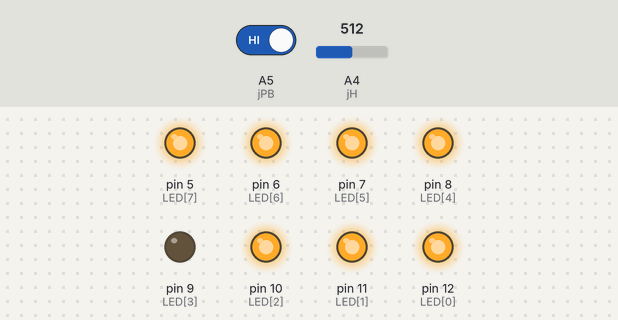
A sketch run on a simulated Arduino Uno, built with avr-gcc and run on an emulated ATmega328P. Parts: output pins drawn as LEDs (lit = HIGH). The test bench sets the inputs (shaded band); at power-on: A4 (jH) = 512, A5 (jPB) HIGH.

Above: at 1.2 s.
1.3 s: A4 (jH) set to 569
2.8 s: A4 (jH) set to 600
At 3.6 s:
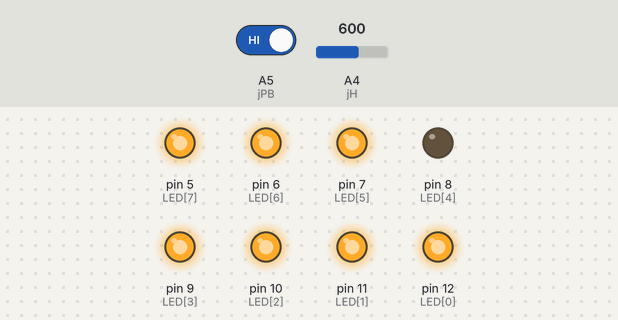
4.3 s: A5 (jPB) driven LOW
At 4.9 s:
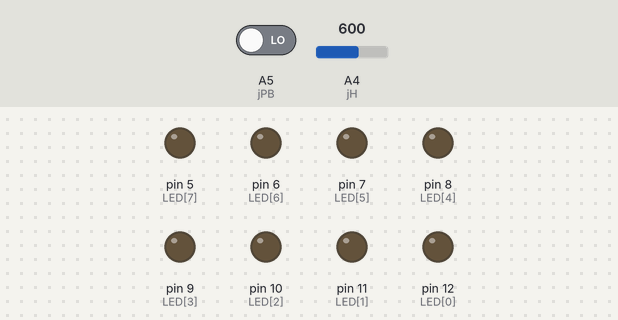
5.8 s: A5 (jPB) driven HIGH
At 7.0 s:
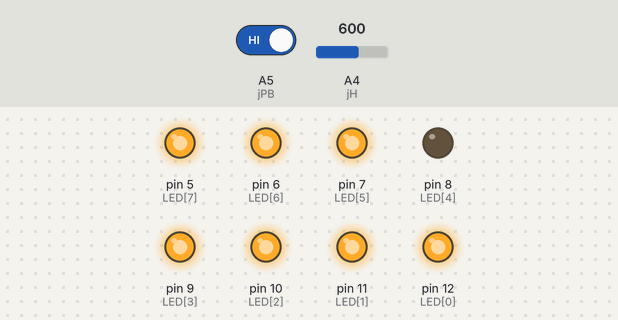
7.4 s: A4 (jH) set to 306
At 8.2 s:
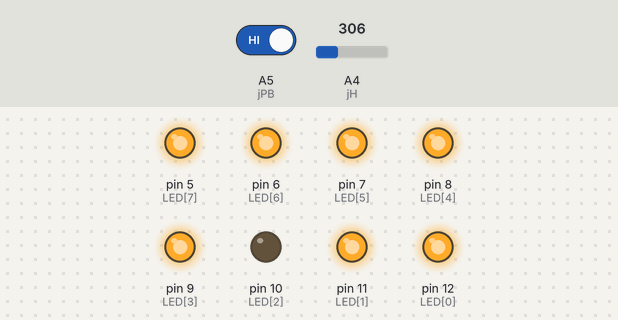
8.9 s: A4 (jH) set to 281
At 9.5 s:
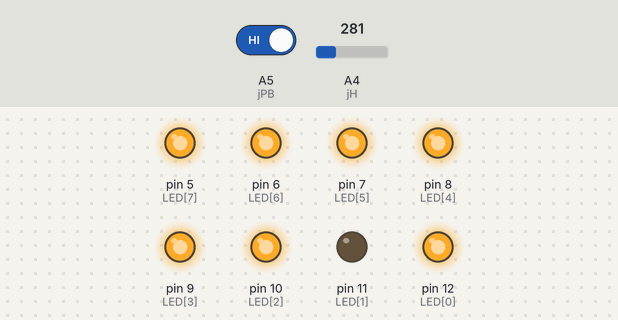
Timing chart, 0 to 11.4 s (numbered marks = the images above; inputs shaded):
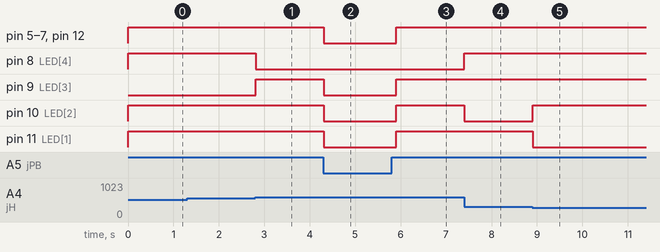

Measured:
- the behaviour switches between 584 and 585 on A4 (jH) (found by bisection; images 0 and 1)
- the behaviour switches between 293 and 292 on A4 (jH) (found by bisection; images 4 and 5)
- after the input at 2.8 s, pin 8 (LED[4]): HIGH → LOW at once; pin 9 (LED[3]): LOW → HIGH at once
- after the input at 4.3 s, pin 5 (LED[7]), pin 6 (LED[6]), pin 7 (LED[5]), pin 9 (LED[3]), pin 10 (LED[2]), pin 11 (LED[1]), pin 12 (LED[0]): HIGH → LOW at once
- after the input at 5.8 s, pin 5 (LED[7]), pin 6 (LED[6]), pin 7 (LED[5]), pin 9 (LED[3]), pin 10 (LED[2]), pin 11 (LED[1]), pin 12 (LED[0]): LOW → HIGH after 0.10 s
- after the input at 7.4 s, pin 8 (LED[4]): LOW → HIGH at once; pin 10 (LED[2]): HIGH → LOW at once
- after the input at 8.9 s, pin 10 (LED[2]): LOW → HIGH at once; pin 11 (LED[1]): HIGH → LOW at once

The sketch:

CH11_1.ino
```cpp
// ===== ch11_1.ino =====
// ===== 搖桿控制LED =====
const int LED[]={12,11,10,9, 8,7,6,5};  //宣告12~5腳連接LED[0]~LED[7]
const int jV=A3,jH=A4,jPB=A5;   //宣告A3~A5腳連接jV,jH與jPB信號
//jV不使用
const int ON=0,OFF=1;       //宣告低態動作信號
//初始設定
void setup() {
  for(int i=0;i<8;i++){
    pinMode(LED[i], OUTPUT);  //將LED[0]~LED[7]規畫為輸出埠
    digitalWrite(LED[i], OFF);    //將LED[0]~LED[7]初值設定為OFF
  }
}
//主程式
void loop() {
  int PB = digitalRead (jPB);       //讀取搖桿之按鈕
  if(!PB){            //若按下搖桿之按鈕
    while (!PB){           //搖桿之按鈕被按下
      for(int i=0;i<8;i++){
        digitalWrite(LED[i], ON); //將LED[0]~LED[7]設定為ON
      }
      PB = digitalRead (jPB);       //讀取搖桿之按鈕
    }
  }
  else {
    for(int i=0;i<8;i++){
      digitalWrite(LED[i], OFF); //將LED[0]~LED[7]設定為OFF
    }
  }
  int H = analogRead (jH);      //讀取搖桿之水平電位計
  H=map(H, 0,1023,0,7);         //轉換範圍
    digitalWrite(LED[H], ON);   //將LED[H]設定為ON
  delay(100);                   //暫停0.1秒
}
```
